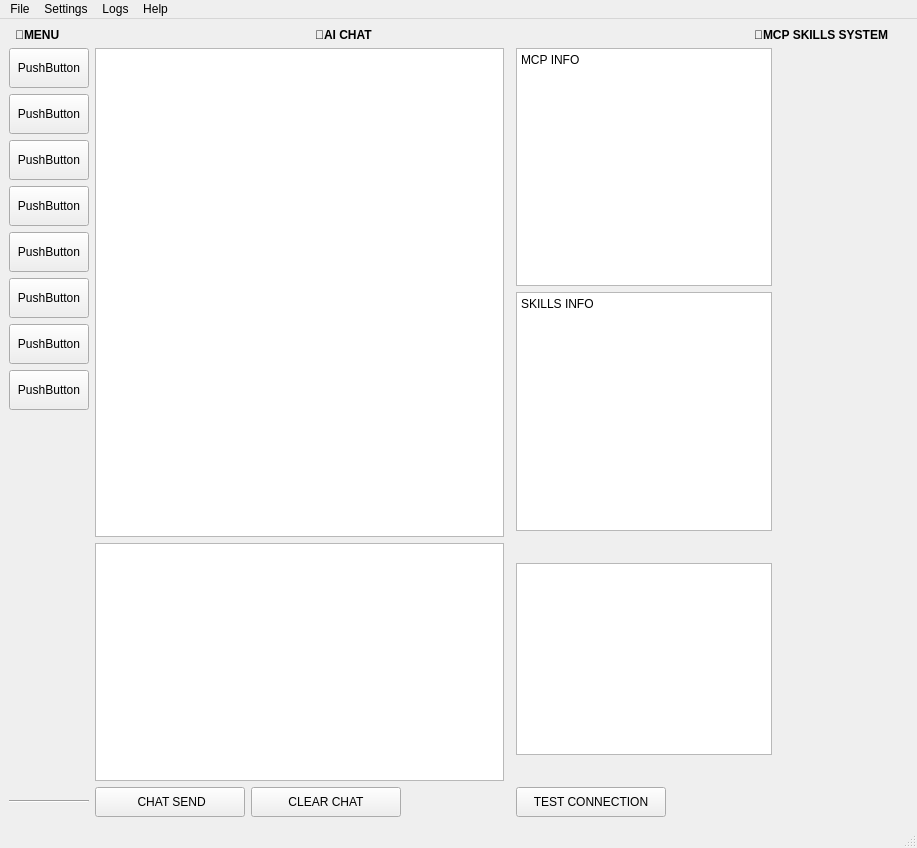
<?xml version="1.0" encoding="UTF-8"?>
<ui version="4.0">
 <class>MainWindow</class>
 <widget class="QMainWindow" name="MainWindow">
  <property name="geometry">
   <rect>
    <x>0</x>
    <y>0</y>
    <width>917</width>
    <height>848</height>
   </rect>
  </property>
  <property name="windowTitle">
   <string>MainWindow</string>
  </property>
  <property name="windowIcon">
   <iconset theme="QIcon::ThemeIcon::EditSelectAll"/>
  </property>
  <widget class="QWidget" name="centralwidget">
   <layout class="QGridLayout" name="gridLayout">
    <item row="1" column="0" rowspan="4">
     <layout class="QFormLayout" name="formLayout_MenuBar">
      <item row="0" column="0" colspan="2">
       <widget class="QPushButton" name="pushButton_2">
        <property name="minimumSize">
         <size>
          <width>0</width>
          <height>40</height>
         </size>
        </property>
        <property name="text">
         <string>PushButton</string>
        </property>
       </widget>
      </item>
      <item row="1" column="0" colspan="2">
       <widget class="QPushButton" name="pushButton_3">
        <property name="minimumSize">
         <size>
          <width>0</width>
          <height>40</height>
         </size>
        </property>
        <property name="text">
         <string>PushButton</string>
        </property>
       </widget>
      </item>
      <item row="2" column="0" colspan="2">
       <widget class="QPushButton" name="pushButton_4">
        <property name="minimumSize">
         <size>
          <width>0</width>
          <height>40</height>
         </size>
        </property>
        <property name="text">
         <string>PushButton</string>
        </property>
       </widget>
      </item>
      <item row="3" column="0" colspan="2">
       <widget class="QPushButton" name="pushButton_5">
        <property name="minimumSize">
         <size>
          <width>0</width>
          <height>40</height>
         </size>
        </property>
        <property name="text">
         <string>PushButton</string>
        </property>
       </widget>
      </item>
      <item row="4" column="0" colspan="2">
       <widget class="QPushButton" name="pushButton_7">
        <property name="minimumSize">
         <size>
          <width>0</width>
          <height>40</height>
         </size>
        </property>
        <property name="text">
         <string>PushButton</string>
        </property>
       </widget>
      </item>
      <item row="5" column="0" colspan="2">
       <widget class="QPushButton" name="pushButton_8">
        <property name="minimumSize">
         <size>
          <width>0</width>
          <height>40</height>
         </size>
        </property>
        <property name="text">
         <string>PushButton</string>
        </property>
       </widget>
      </item>
      <item row="6" column="0" colspan="2">
       <widget class="QPushButton" name="pushButton_6">
        <property name="minimumSize">
         <size>
          <width>0</width>
          <height>40</height>
         </size>
        </property>
        <property name="text">
         <string>PushButton</string>
        </property>
       </widget>
      </item>
      <item row="7" column="0" colspan="2">
       <widget class="QPushButton" name="pushButton_9">
        <property name="minimumSize">
         <size>
          <width>0</width>
          <height>40</height>
         </size>
        </property>
        <property name="text">
         <string>PushButton</string>
        </property>
       </widget>
      </item>
     </layout>
    </item>
    <item row="5" column="0">
     <widget class="Line" name="line">
      <property name="orientation">
       <enum>Qt::Orientation::Horizontal</enum>
      </property>
     </widget>
    </item>
    <item row="4" column="1">
     <layout class="QFormLayout" name="formLayout_ChatSend">
      <item row="0" column="0" colspan="2">
       <widget class="QPlainTextEdit" name="plainTextEdit_ChatSend">
        <property name="lineWidth">
         <number>2</number>
        </property>
       </widget>
      </item>
     </layout>
    </item>
    <item row="1" column="3">
     <layout class="QFormLayout" name="formLayout_MCP">
      <property name="horizontalSpacing">
       <number>6</number>
      </property>
      <property name="verticalSpacing">
       <number>6</number>
      </property>
      <property name="leftMargin">
       <number>0</number>
      </property>
      <property name="topMargin">
       <number>0</number>
      </property>
      <property name="rightMargin">
       <number>0</number>
      </property>
      <property name="bottomMargin">
       <number>0</number>
      </property>
      <item row="0" column="0">
       <widget class="QPlainTextEdit" name="plainTextEdit_MCP">
        <property name="lineWidth">
         <number>2</number>
        </property>
        <property name="plainText">
         <string>MCP INFO</string>
        </property>
       </widget>
      </item>
     </layout>
    </item>
    <item row="3" column="3" rowspan="2">
     <layout class="QFormLayout" name="formLayout_AILLM">
      <item row="0" column="0">
       <widget class="QPlainTextEdit" name="plainTextEdit_infor">
        <property name="maximumSize">
         <size>
          <width>16777215</width>
          <height>192</height>
         </size>
        </property>
        <property name="lineWidth">
         <number>2</number>
        </property>
       </widget>
      </item>
     </layout>
    </item>
    <item row="0" column="0" colspan="4">
     <layout class="QFormLayout" name="formLayout">
      <item row="0" column="1">
       <layout class="QHBoxLayout" name="horizontalLayout">
        <item>
         <widget class="QLabel" name="label_3">
          <property name="font">
           <font>
            <bold>true</bold>
           </font>
          </property>
          <property name="text">
           <string>🍁MENU</string>
          </property>
         </widget>
        </item>
        <item>
         <widget class="QLabel" name="label_2">
          <property name="font">
           <font>
            <bold>true</bold>
           </font>
          </property>
          <property name="text">
           <string>🥸AI CHAT</string>
          </property>
         </widget>
        </item>
        <item>
         <widget class="QLabel" name="label">
          <property name="font">
           <font>
            <bold>true</bold>
           </font>
          </property>
          <property name="text">
           <string>📒MCP SKILLS SYSTEM      </string>
          </property>
          <property name="alignment">
           <set>Qt::AlignmentFlag::AlignRight|Qt::AlignmentFlag::AlignTrailing|Qt::AlignmentFlag::AlignVCenter</set>
          </property>
         </widget>
        </item>
       </layout>
      </item>
     </layout>
    </item>
    <item row="1" column="1" rowspan="3">
     <layout class="QFormLayout" name="formLayout_AIOut">
      <property name="horizontalSpacing">
       <number>6</number>
      </property>
      <property name="verticalSpacing">
       <number>6</number>
      </property>
      <property name="leftMargin">
       <number>0</number>
      </property>
      <property name="topMargin">
       <number>0</number>
      </property>
      <property name="rightMargin">
       <number>0</number>
      </property>
      <property name="bottomMargin">
       <number>0</number>
      </property>
      <item row="0" column="0" colspan="2">
       <widget class="QPlainTextEdit" name="plainTextEdit_AIChat">
        <property name="minimumSize">
         <size>
          <width>409</width>
          <height>0</height>
         </size>
        </property>
        <property name="maximumSize">
         <size>
          <width>16777215</width>
          <height>16777215</height>
         </size>
        </property>
        <property name="lineWidth">
         <number>2</number>
        </property>
        <property name="plainText">
         <string/>
        </property>
       </widget>
      </item>
     </layout>
    </item>
    <item row="5" column="3">
     <layout class="QFormLayout" name="formLayout_2">
      <item row="0" column="0">
       <widget class="QPushButton" name="pushButton_ConnTest">
        <property name="minimumSize">
         <size>
          <width>150</width>
          <height>30</height>
         </size>
        </property>
        <property name="maximumSize">
         <size>
          <width>150</width>
          <height>30</height>
         </size>
        </property>
        <property name="autoFillBackground">
         <bool>false</bool>
        </property>
        <property name="text">
         <string>TEST CONNECTION</string>
        </property>
        <property name="icon">
         <iconset theme="QIcon::ThemeIcon::DocumentSend"/>
        </property>
        <property name="checkable">
         <bool>false</bool>
        </property>
       </widget>
      </item>
     </layout>
    </item>
    <item row="2" column="3">
     <layout class="QFormLayout" name="formLayout_Skills">
      <item row="0" column="0">
       <widget class="QPlainTextEdit" name="plainTextEdit_Skills">
        <property name="lineWidth">
         <number>2</number>
        </property>
        <property name="plainText">
         <string>SKILLS INFO</string>
        </property>
       </widget>
      </item>
     </layout>
    </item>
    <item row="5" column="2">
     <layout class="QFormLayout" name="formLayout_5"/>
    </item>
    <item row="5" column="1">
     <layout class="QFormLayout" name="formLayout_6">
      <item row="0" column="0">
       <widget class="QPushButton" name="pushButton">
        <property name="minimumSize">
         <size>
          <width>150</width>
          <height>30</height>
         </size>
        </property>
        <property name="maximumSize">
         <size>
          <width>150</width>
          <height>30</height>
         </size>
        </property>
        <property name="text">
         <string> CHAT SEND</string>
        </property>
        <property name="icon">
         <iconset theme="QIcon::ThemeIcon::DocumentSend"/>
        </property>
       </widget>
      </item>
      <item row="0" column="1">
       <widget class="QPushButton" name="pushButton_ClearAIChat">
        <property name="minimumSize">
         <size>
          <width>150</width>
          <height>30</height>
         </size>
        </property>
        <property name="maximumSize">
         <size>
          <width>150</width>
          <height>30</height>
         </size>
        </property>
        <property name="text">
         <string>CLEAR CHAT</string>
        </property>
        <property name="icon">
         <iconset theme="QIcon::ThemeIcon::EditClear"/>
        </property>
       </widget>
      </item>
     </layout>
    </item>
   </layout>
  </widget>
  <widget class="QMenuBar" name="menubar">
   <property name="geometry">
    <rect>
     <x>0</x>
     <y>0</y>
     <width>917</width>
     <height>33</height>
    </rect>
   </property>
   <widget class="QMenu" name="menuFile">
    <property name="title">
     <string>File</string>
    </property>
    <addaction name="actionLoad_AI_LLM_Settings"/>
    <addaction name="actionLoad_MCP_Settings"/>
    <addaction name="actionLoad_Skills_Settings"/>
    <addaction name="actionLoad_Application_Settings"/>
    <addaction name="actionSava_all_settings"/>
    <addaction name="actionEXIT"/>
   </widget>
   <widget class="QMenu" name="menuSettings">
    <property name="title">
     <string>Settings</string>
    </property>
    <addaction name="actionAI_LLM_Settings"/>
    <addaction name="actionMCS"/>
    <addaction name="actionSkills"/>
    <addaction name="actionApplication_Settings"/>
   </widget>
   <widget class="QMenu" name="menuLogs">
    <property name="title">
     <string>Logs</string>
    </property>
    <addaction name="actionShow_Logs"/>
    <addaction name="actionShow_run_logs"/>
   </widget>
   <widget class="QMenu" name="menuHelp">
    <property name="title">
     <string>Help</string>
    </property>
    <addaction name="actionAbout"/>
    <addaction name="actionAbout_2"/>
    <addaction name="separator"/>
   </widget>
   <addaction name="menuFile"/>
   <addaction name="menuSettings"/>
   <addaction name="menuLogs"/>
   <addaction name="menuHelp"/>
  </widget>
  <widget class="QStatusBar" name="statusbar"/>
  <action name="actionAbout">
   <property name="text">
    <string>New version?</string>
   </property>
  </action>
  <action name="actionAbout_2">
   <property name="text">
    <string>About</string>
   </property>
  </action>
  <action name="actionShow_Logs">
   <property name="text">
    <string>Show Logs</string>
   </property>
  </action>
  <action name="actionShow_run_logs">
   <property name="text">
    <string>Show run logs</string>
   </property>
  </action>
  <action name="actionAI_LLM_Settings">
   <property name="text">
    <string>AI LLM Settings</string>
   </property>
  </action>
  <action name="actionMCS">
   <property name="text">
    <string>MCP Settings</string>
   </property>
  </action>
  <action name="actionSkills">
   <property name="text">
    <string>Skills Settings</string>
   </property>
  </action>
  <action name="actionApplication_Settings">
   <property name="text">
    <string>Application Settings</string>
   </property>
  </action>
  <action name="actionLoad_AI_LLM_Settings">
   <property name="text">
    <string>Load AI LLM Settings</string>
   </property>
  </action>
  <action name="actionLoad_MCP_Settings">
   <property name="text">
    <string>Load MCP Settings</string>
   </property>
  </action>
  <action name="actionLoad_Skills_Settings">
   <property name="text">
    <string>Load Skills Settings</string>
   </property>
  </action>
  <action name="actionLoad_Application_Settings">
   <property name="text">
    <string>Load Application Settings</string>
   </property>
  </action>
  <action name="actionSava_all_settings">
   <property name="text">
    <string>Sava all settings</string>
   </property>
  </action>
  <action name="actionEXIT">
   <property name="text">
    <string>EXIT</string>
   </property>
  </action>
 </widget>
 <resources/>
 <connections/>
</ui>
